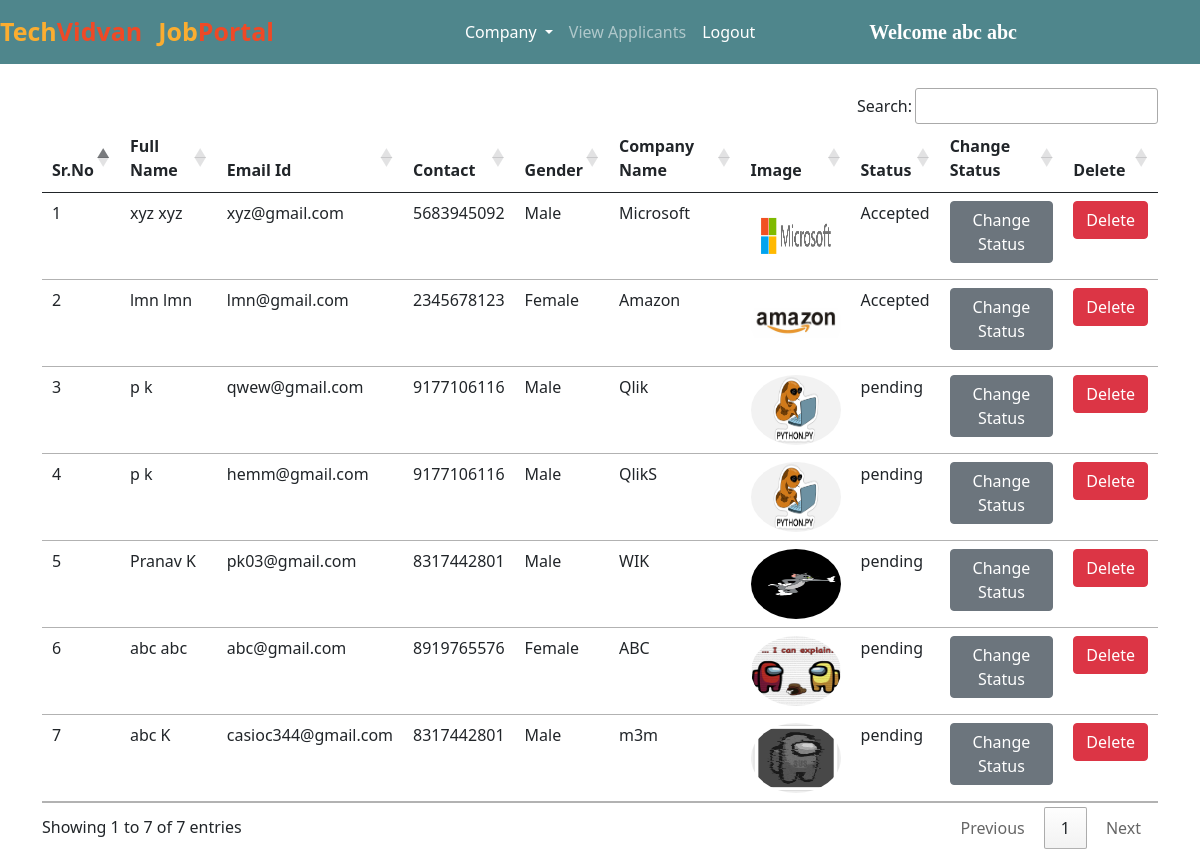
The app's page /all_companies/ (signed in) with its own data.
### jobs/models.py (models this page shows, shortened)
class Company(models.Model):
    user = models.ForeignKey(User, on_delete=models.CASCADE)
    phone = models.CharField(max_length=10)
    image = models.ImageField(upload_to="")
    gender = models.CharField(max_length=10)
    type = models.CharField(max_length=15)
    status = models.CharField(max_length=20)
    company_name = models.CharField(max_length=100)

### jobs/views.py (the view)
# urls.py: path("all_companies/", views.all_companies, name="all_companies"),
def all_companies(request):
    if not request.user.is_authenticated:
        return redirect("/admin_login")
    companies = Company.objects.all()
    return render(request, "all_companies.html", {'companies':companies})

### jobs/templates/all_companies.html (shortened to what this page needs)
{% extends 'admin_navbar.html' %}
{% block body %}
<div class="container mt-4">
<table class="table table-hover" id="example">
    <thead>
        <tr>
            <th>Sr.No</th>
            <th>Full Name</th>
            <th>Email Id</th>
            <th>Contact</th>
            <th>Gender</th>
            <th>Company Name</th>
            <th>Image</th>
            <th>Status</th>
            <th>Change Status</th>
            <th>Delete</th>
        </tr>
    </thead>
    <tbody>
        {% for company in companies %}
        <tr>
            <td>{{forloop.counter}}</td>
            <td>{{company.user.get_full_name}}</td>
            <td>{{company.user.email}}</td>
            <td>{{company.phone}}</td>
            <td>{{company.gender}}</td>
            <td>{{company.company_name}}</td>
            <td><img src="{{company.image.url}}" class="rounded-circle" width="90px" height="70px"></td>
            <td>{{company.status}}</td>
            <td><a href="/change_status/{{company.id}}/" class="btn btn-secondary">Change Status</a></td>
            <td><a href="/delete_company/{{company.user.id}}/" class="btn btn-danger" onclick="return confirm('Are you sure you want to delete this company?')">Delete</a></td>
        </tr>
        {% endfor %}
    </tbody>
</table>
</div>
{% endblock %}

### jobs/templates/admin_navbar.html (shortened to what this page needs)
<!doctype html>
<html lang="en">
<head>
  <link href="https://cdn.jsdelivr.net/npm/bootstrap@5.0.2/dist/css/bootstrap.min.css" rel="stylesheet"
>
  <link rel="stylesheet" href="https://cdn.datatables.net/1.10.25/css/jquery.dataTables.min.css">
  <link rel="stylesheet" href="https://cdn.datatables.net/buttons/1.7.1/css/buttons.dataTables.min.css">
</head>
<body>
  <nav class="navbar navbar-expand-lg navbar-dark">
      <a class="navbar-brand" href="/"><span class="head1">Tech</span><span class="head2">Vidvan</span></a>
      <a class="navbar-brand" href="#"><span class="head1">Job</span><span class="head2">Portal</span></a>
      <div class="container w-50">
      <div class="collapse navbar-collapse" id="navbarSupportedContent">
        <ul class="navbar-nav me-auto mb-2 mb-lg-0">
          <div class="collapse navbar-collapse" id="navbarNavDarkDropdown">
            <ul class="navbar-nav">
              <li class="nav-item dropdown">
                <a class="nav-link active dropdown-toggle" href="#" id="navbarDarkDropdownMenuLink" role="button" data-bs-toggle="dropdown" aria-expanded="false">
                  Company
                </a>
              </li>
            </ul>
          </div>
          <li class="nav-item">
            <a class="nav-link {% block view_applicants %} {% endblock %}" href="/view_applicants/">View Applicants</a>
          </li>
          <li class="nav-item">
            <a class="nav-link active" href="/logout/">Logout</a>
          </li>
        </ul>
        <a class="navbar-brand" style="font-weight: bold; font-family: 'Times New Roman', Times, serif;" href="#">Welcome {{request.user.get_full_name}}</a>
      </div>
      </div>
  </nav>
  {% block body %}
  {% endblock %}
</body>
</html>

### jobs/templates/admin_navbar.html (style rules this page uses)
.navbar { background-color: #4f868c; }
.head1 { color: #FBAD30; font-size: 25px; font-weight: bold; height: 50px; }
.head2 { color: #EF4926; font-size: 25px; font-weight: bold; }

### records on screen
Company: user.get_full_name "xyz xyz", user.email "xyz@gmail.com", phone "5683945092", gender "Male", company_name "Microsoft", image (picture), status "Accepted"
Company: user.get_full_name "lmn lmn", user.email "lmn@gmail.com", phone "2345678123", gender "Female", company_name "Amazon", image (picture), status "Accepted"
Company: user.get_full_name "p k", user.email "qwew@gmail.com", phone "9177106116", gender "Male", company_name "Qlik", image (picture), status "pending"
Company: user.get_full_name "p k", user.email "hemm@gmail.com", phone "9177106116", gender "Male", company_name "QlikS", image (picture), status "pending"
Company: user.get_full_name "Pranav K", user.email "pk03@gmail.com", phone "8317442801", gender "Male", company_name "WIK", image (picture), status "pending"
Company: user.get_full_name "abc abc", user.email "abc@gmail.com", phone "8919765576", gender "Female", company_name "ABC", image (picture), status "pending"
Company: user.get_full_name "abc K", user.email "casioc344@gmail.com", phone "8317442801", gender "Male", company_name "m3m", image (picture), status "pending"

### other values on screen
{{ request.user.get_full_name }} "abc abc"
